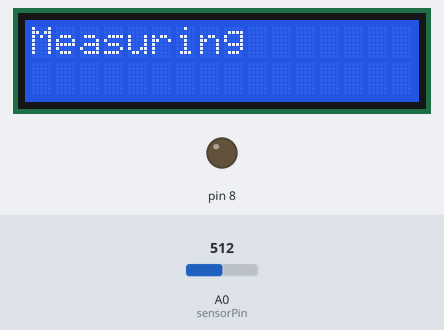
Bench run of a sketch on a simulated Arduino Uno, built with avr-gcc and run on an emulated ATmega328P. Shown: 16×2 character LCD, output pins drawn as LEDs (lit = HIGH). Inputs (shaded band) come from the test bench; at power-on: A0 (sensorPin) = 512. What the sketch prints to the serial monitor is not drawn.

Above: at 1.2 s.
1.3 s: A0 (sensorPin) set to 486
At 2.5 s:
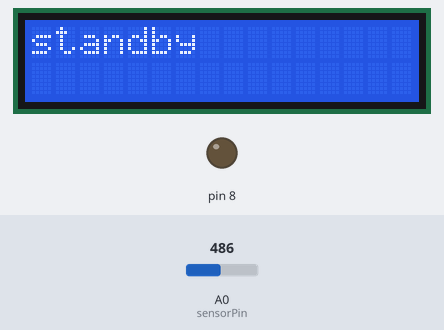
2.9 s: A0 (sensorPin) set to 510
At 4.2 s:
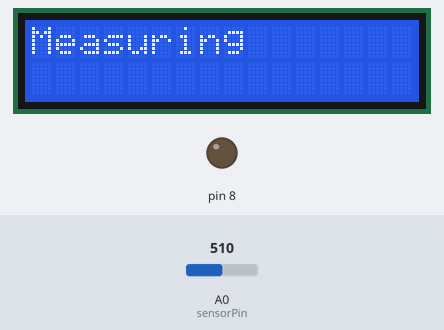
4.5 s: A0 (sensorPin) set to 490
At 6.0 s:
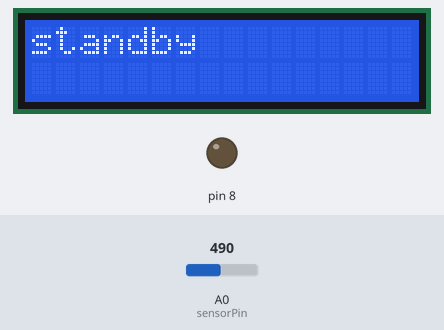
Timing chart, 0 to 7.5 s (numbered marks = the images above; inputs shaded):
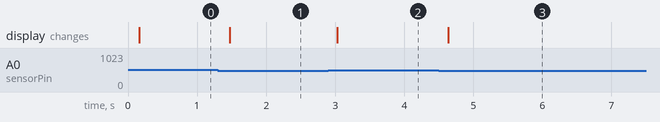

The sketch:

BoozeSensor.ino
```cpp
/*
  Booze sensor
  using MQ-3 and Sparkfun Breakout PCB

  Connections:
   - (GND TO Ground)
   - (A1 TO +5V)
   - (H1 TO +5V)
   - [B1 TO (10kohm to ground) AND TO (Analog pin)].

 */
// include the library code:
#include <LiquidCrystal.h>

// initialize the library with the numbers of the interface pins
LiquidCrystal lcd(12, 11, 5, 4, 3, 2);

int sensorPin = A0;    // select the input pin for the potentiometer
int sensorValue = 0;  // variable to store the value coming from the sensor

int threshold = 500;

int maxValue = 0;

boolean recalibrating = false;

void setup() {
  Serial.begin(9600);
  pinMode(sensorPin,INPUT);

  pinMode(8, OUTPUT);
  digitalWrite(8, LOW);

  // set up the LCD's number of columns and rows:
  lcd.begin(16, 2);
}

void loop() {
  // read the value from the sensor:
  sensorValue = analogRead(sensorPin);
  Serial.println(sensorValue);
  delay(100); //Just here to slow down the output.
  // set the cursor to column 0, line 1
  // (note: line 1 is the second row, since counting begins with 0):
  lcd.setCursor(0, 0);
  if (sensorValue < threshold){
    if (sensorValue+20 < threshold){
      recalibrating=false;
    }
    if (!recalibrating){
      lcd.clear();
      lcd.print("standby");
      maxValue = 0;
    }
  }else{
    if (sensorValue > maxValue){
      if (!recalibrating){
        lcd.clear();
        lcd.print("Measuring");
      }
      maxValue = sensorValue;
    }else if (sensorValue + 100 < maxValue){
      if (!recalibrating){
        lcd.clear();
        lcd.print(maxValue);
        delay(3000);
        lcd.clear();
        lcd.print("Recalibrating");
        recalibrating=true;
      }
    }
  }

}
```

Measured:
- the behaviour switches between 500 and 499 on A0 (sensorPin) (found by bisection; images 0 and 1)
- after the input at 1.3 s, the display: changes after 0.18 s (image 1)
- after the input at 2.9 s, the display: changes after 0.13 s (image 2)
- after the input at 4.5 s, the display: changes after 0.14 s (image 3)
